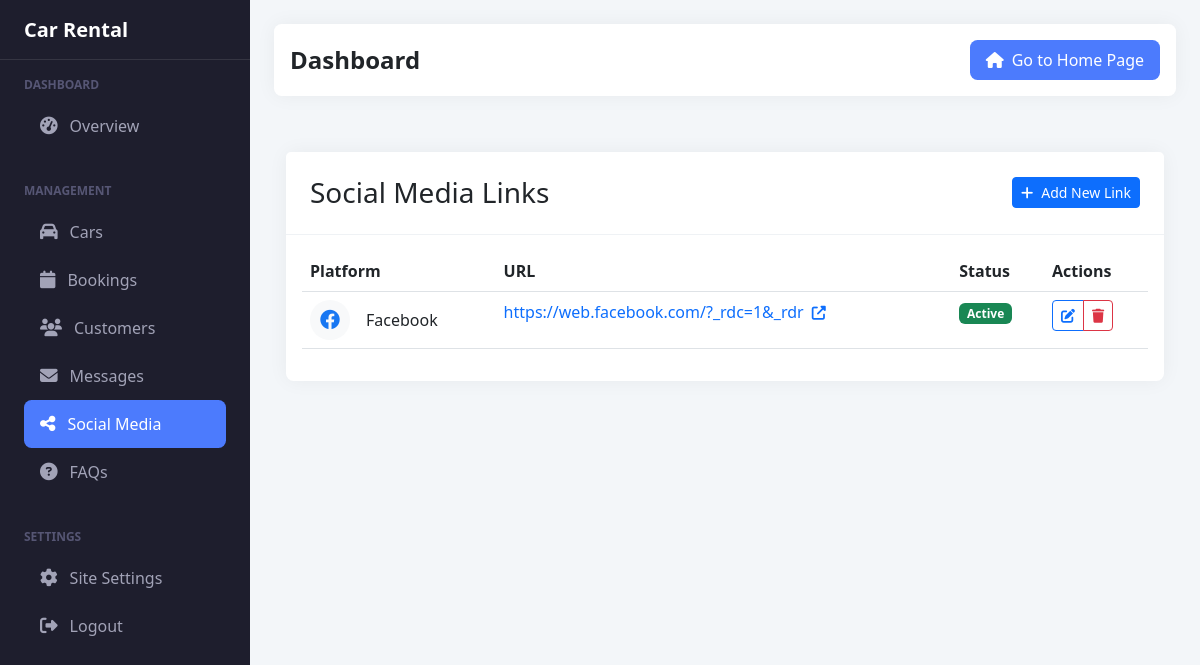
Page /dashboard/social-media/ (signed in) on the committed database.
### rentals/models.py (models this page shows, shortened)
class SocialMedia(models.Model):
    PLATFORM_CHOICES = [
        ('facebook', 'Facebook'),
        ('instagram', 'Instagram'),
        ('twitter', 'Twitter'),
        ('linkedin', 'LinkedIn'),
        ('youtube', 'YouTube'),
        ('pinterest', 'Pinterest'),
        ('tiktok', 'TikTok'),
    ]
    platform = models.CharField(max_length=20, choices=PLATFORM_CHOICES)
    url = models.URLField()
    is_active = models.BooleanField(default=True)
    class Meta:
        verbose_name = 'Social Media Link'
        verbose_name_plural = 'Social Media Links'

### rentals/views.py (the view)
# urls.py: path('dashboard/social-media/', views.admin_social_media_list, name='admin_social_media_list'),
@login_required
def admin_social_media_list(request):
    if not request.user.is_staff:
        return redirect('home')
    social_links = SocialMedia.objects.all()
    context = {
        'social_links': social_links,
        'section': 'social_media'
    }
    return render(request, 'rentals/admin/social_media_list.html', context)

### rentals/context_processors.py (called while the page is built)
def site_settings(request):
    return {
        'site_settings': SiteSettings.get_settings()
    }

def social_media_links(request):
    return {
        'social_media_links': SocialMedia.objects.filter(is_active=True)
    }

def faqs(request):
    return {
        'global_faqs': FAQ.objects.filter(is_active=True).order_by('order', 'id')[:5]
    }

### rentals/models.py (called while the page is built)
    @classmethod
    def get_settings(cls):
        return cls.objects.first() or cls.objects.create()

### templates/rentals/admin/social_media_list.html (shortened to what this page needs)
{% extends 'rentals/admin/base.html' %}
{% load static %}
{% block content %}
<div class="container-fluid py-4">
    <div class="row">
        <div class="col-12">
            <div class="card">
                <div class="card-header d-flex justify-content-between align-items-center">
                    <h3 class="card-title mb-0">Social Media Links</h3>
                    <a href="{% url 'admin_add_social_media' %}" class="btn btn-primary btn-sm">
                        <i class="fas fa-plus me-2"></i>Add New Link
                    </a>
                </div>
                <div class="card-body">
                    {% if social_links %}
                    <div class="table-responsive">
                        <table class="table table-hover">
                            <thead>
                                <tr>
                                    <th>Platform</th>
                                    <th>URL</th>
                                    <th>Status</th>
                                    <th>Actions</th>
                                </tr>
                            </thead>
                            <tbody>
                                {% for link in social_links %}
                                <tr>
                                    <td>
                                        <div class="d-flex align-items-center">
                                            <div class="social-icon me-3">
                                                <i class="fab fa-{{ link.platform }} fa-lg"></i>
                                            </div>
                                            <span>{{ link.get_platform_display }}</span>
                                        </div>
                                    </td>
                                    <td>
                                        <a href="{{ link.url }}" target="_blank" class="text-decoration-none">
                                            {{ link.url }}
                                            <i class="fas fa-external-link-alt ms-1 small"></i>
                                        </a>
                                    </td>
                                    <td>
                                        {% if link.is_active %}
                                        <span class="badge bg-success">Active</span>
                                        {% else %}
                                        <span class="badge bg-secondary">Inactive</span>
                                        {% endif %}
                                    </td>
                                    <td>
                                        <div class="btn-group">
                                            <a href="{% url 'admin_edit_social_media' link.pk %}" class="btn btn-sm btn-outline-primary">
                                                <i class="fas fa-edit"></i>
                                            </a>
                                            <a href="{% url 'admin_delete_social_media' link.pk %}" class="btn btn-sm btn-outline-danger">
                                                <i class="fas fa-trash"></i>
                                            </a>
                                        </div>
                                    </td>
                                </tr>
                                {% endfor %}
                            </tbody>
                        </table>
                    </div>
                    {% endif %}
                </div>
            </div>
        </div>
    </div>
</div>
{% endblock %}

### templates/rentals/admin/base.html (style rules this page uses)
:root { --sidebar-width: 250px; --header-height: 60px; --primary-color: #4C7BFD; --sidebar-bg: #1E1E2D; --sidebar-color: #A2A3B7; --sidebar-hover: #2A2A3C; }
body { min-height: 100vh; background-color: #F3F6F9; }
.card { border: none; border-radius: 0.475rem; box-shadow: 0 0 20px rgba(0,0,0,0.05); }
.card-header { background: white; border-bottom: 1px solid #EFF2F5; padding: 1.5rem; }

### templates/rentals/admin/social_media_list.html (style rules this page uses)
.social-icon { width: 40px; height: 40px; border-radius: 50%; background-color: #f8f9fa; display: flex; align-items: center; justify-content: center; }
.fa-facebook { color: #1877F2; }

### rows in the picture
SocialMedia: platform "Facebook", url "https://web.facebook.com/?_rdc=1&_rdr", is_active "Active"

### other values in the picture
{{ site_settings.site_name|default:"Car Rental" }} "Car Rental"
